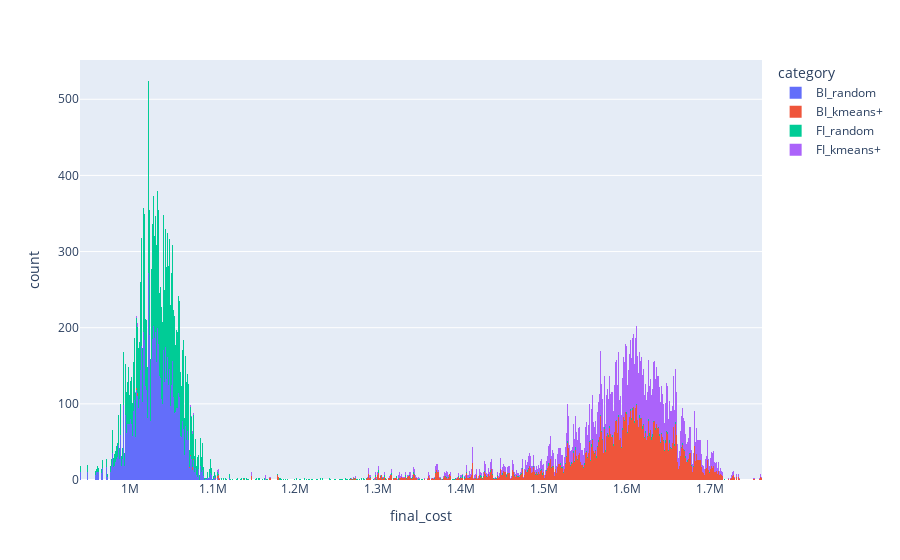

Notebook code cell kept with this figure:
### Code cell
df["category"] = df["IMPR_CLASS"].astype(str)+"_"+df["INIT_CHOICE"].astype(str)
for num_clust in df["NUM_CLUST"].unique():
    df_tmp = df.query(f"NUM_CLUST == {num_clust}")
    for attr in ["init_cost","num_iter","num_iter_glob","duration","final_cost"]:
        fig = px.histogram(df_tmp,x=attr,color="category",nbins=1000)    
        fig.write_image(str(dataset_path.parent.parent / f'./images/dataset_stats_{attr}_{num_clust}_clust.jpg'))
fig.show()

### Figure 1 — Plotly figure (JSON) as saved in the notebook; plotly's stock layout.template omitted (floating-point values rounded to 4 significant figures; data arrays with more than 128 entries replaced by an {"elided": "..."} marker saying what was removed)
{"data": [{"alignmentgroup": "True", "bingroup": "x", "hovertemplate": "category=BI_random<br>final_cost=%{x}<br>count=%{y}<extra></extra>", "legendgroup": "BI_random", "marker": {"color": "#636efa", "pattern": {"shape": ""}}, "name": "BI_random", "nbinsx": 1000, "offsetgroup": "BI_random", "orientation": "v", "showlegend": true, "type": "histogram", "x": {"elided": "10000 float values"}, "xaxis": "x", "yaxis": "y"}, {"alignmentgroup": "True", "bingroup": "x", "hovertemplate": "category=BI_kmeans+<br>final_cost=%{x}<br>count=%{y}<extra></extra>", "legendgroup": "BI_kmeans+", "marker": {"color": "#EF553B", "pattern": {"shape": ""}}, "name": "BI_kmeans+", "nbinsx": 1000, "offsetgroup": "BI_kmeans+", "orientation": "v", "showlegend": true, "type": "histogram", "x": {"elided": "10000 float values"}, "xaxis": "x", "yaxis": "y"}, {"alignmentgroup": "True", "bingroup": "x", "hovertemplate": "category=FI_random<br>final_cost=%{x}<br>count=%{y}<extra></extra>", "legendgroup": "FI_random", "marker": {"color": "#00cc96", "pattern": {"shape": ""}}, "name": "FI_random", "nbinsx": 1000, "offsetgroup": "FI_random", "orientation": "v", "showlegend": true, "type": "histogram", "x": {"elided": "10000 float values"}, "xaxis": "x", "yaxis": "y"}, {"alignmentgroup": "True", "bingroup": "x", "hovertemplate": "category=FI_kmeans+<br>final_cost=%{x}<br>count=%{y}<extra></extra>", "legendgroup": "FI_kmeans+", "marker": {"color": "#ab63fa", "pattern": {"shape": ""}}, "name": "FI_kmeans+", "nbinsx": 1000, "offsetgroup": "FI_kmeans+", "orientation": "v", "showlegend": true, "type": "histogram", "x": {"elided": "10000 float values"}, "xaxis": "x", "yaxis": "y"}], "layout": {"barmode": "relative", "legend": {"title": {"text": "category"}, "tracegroupgap": 0}, "margin": {"t": 60}, "xaxis": {"anchor": "y", "domain": [0, 1], "title": {"text": "final_cost"}}, "yaxis": {"anchor": "x", "domain": [0, 1], "title": {"text": "count"}}}}
